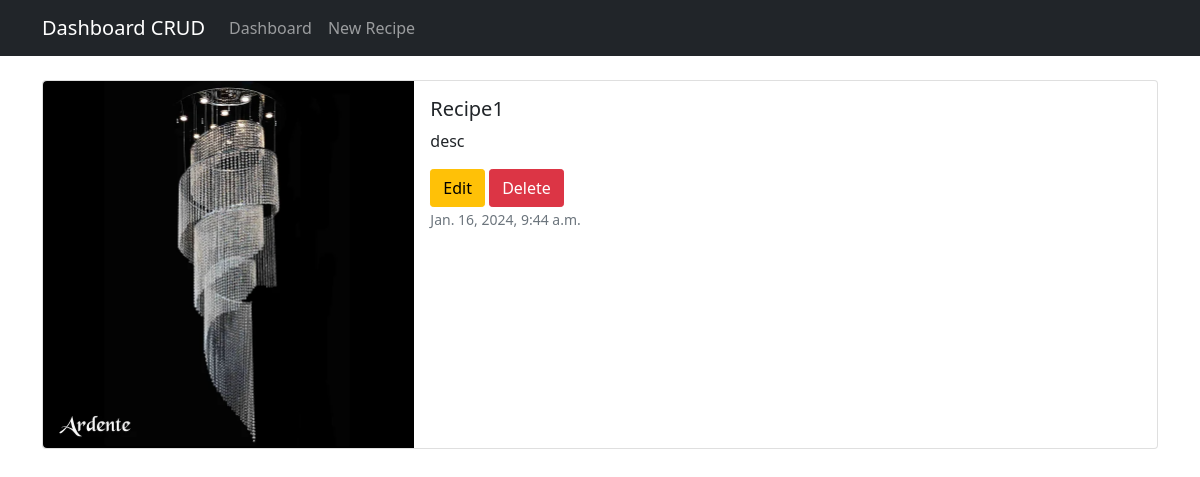
/recipe-detail/1, run on the app's committed database.
### recipe_app/models.py (models this page shows, shortened)
class Recipe(models.Model):
    title = models.CharField(max_length=200)
    description = models.TextField()
    image = models.ImageField(upload_to='images/')
    created_at = models.DateTimeField(auto_now_add=True)

### recipe_app/views.py (the view)
# urls.py: path('recipe-detail/<int:pk>', views.RecipeDetail.as_view(), name='recipe_detail'),
class RecipeDetail(DetailView):
    model = Recipe
    template_name = 'recipe_detail.html'
    context_object_name = 'recipe'

### recipe_app/templates/recipe_detail.html
{% extends 'base.html' %}
{% block content %}
<div class="card mb-3">
  <div class="row g-0">
    <div class="col-md-4">
      <img src="{{ recipe.image.url }}" class="img-fluid rounded-start" alt="{{ recipe.title }}">
    </div>
    <div class="col-md-8">
      <div class="card-body">
        <h5 class="card-title">{{ recipe.title|title }}</h5>
        <p class="card-text">{{ recipe.description }}</p>
        <a href="{% url 'recipe_update' recipe.id %}" class="btn btn-warning rounded-1">
          Edit
        </a>
        <a href="{% url 'recipe_delete' recipe.id %}" class="btn btn-danger rounded-1">
          Delete
        </a>
        <p class="card-text">
          <small class="text-muted">{{ recipe.created_at }}</small>
        </p>
      </div>
    </div>
  </div>
</div>
{% endblock %}

### data on the page
Recipe: image (picture), title "Recipe1", description "desc", created_at "Jan. 16, 2024, 9:44 a.m."
